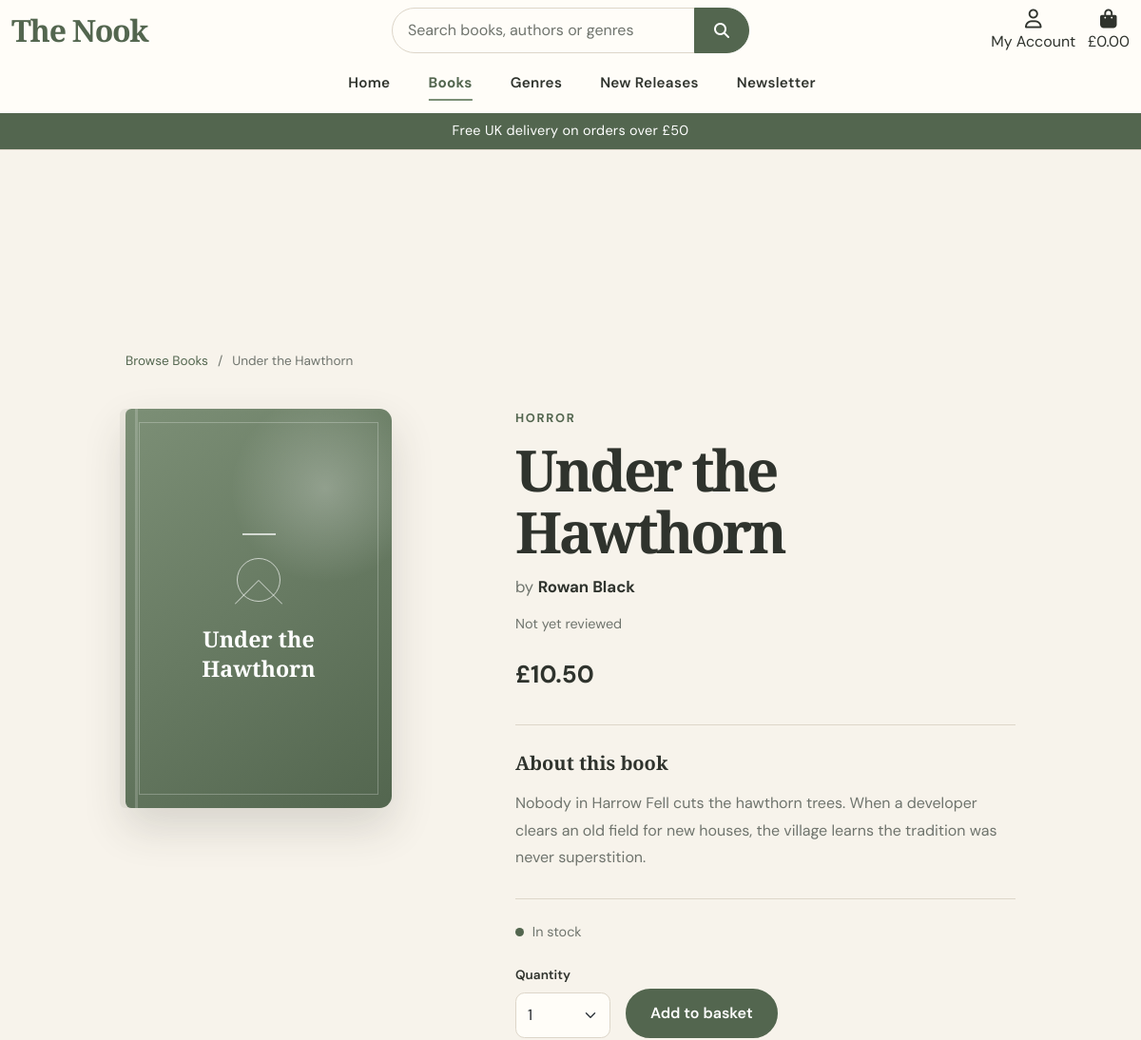
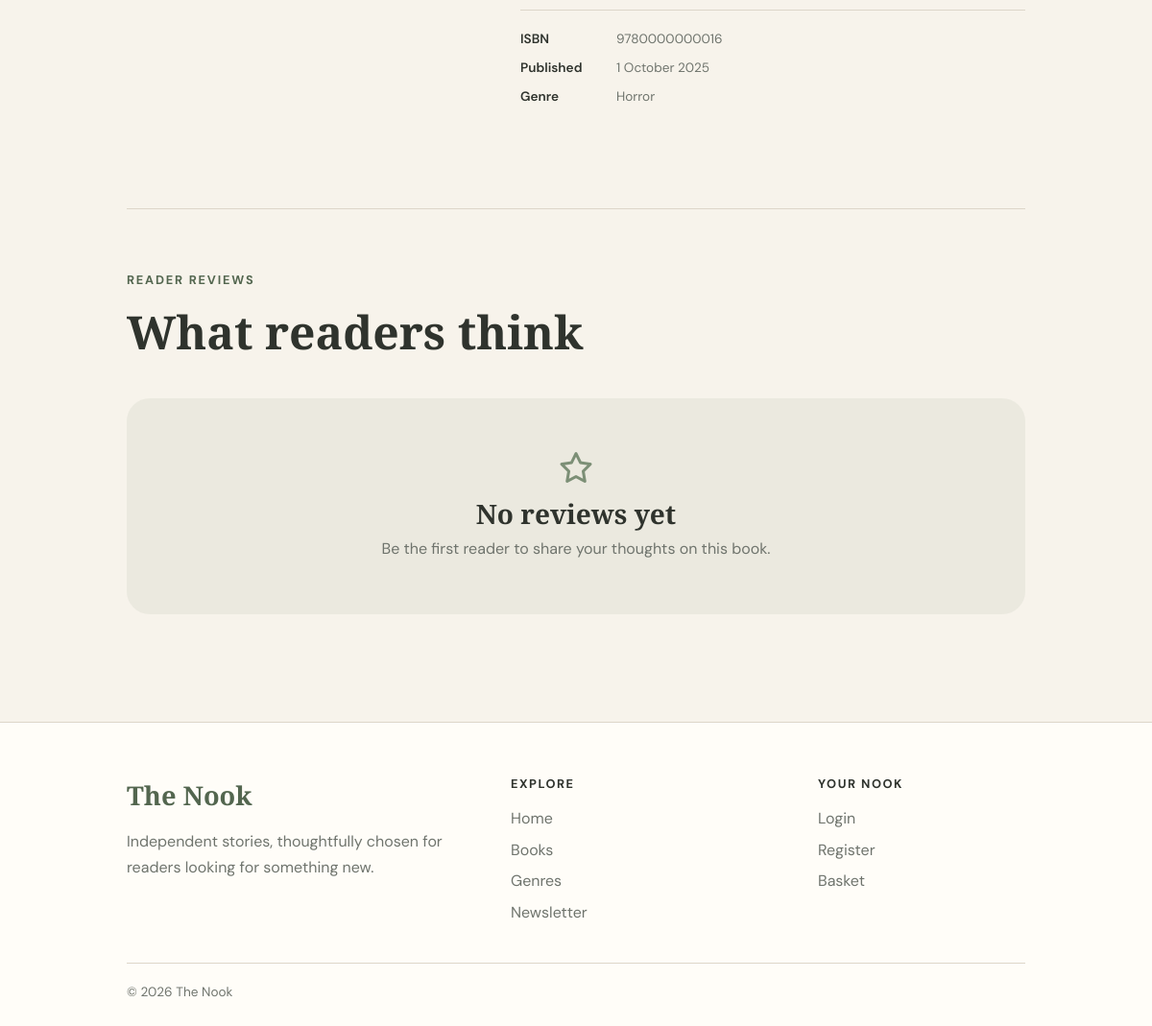
Page /books/16/ on the committed database (2 pictures, top to bottom).
### books/models.py (models this page shows, shortened)
class Book(models.Model):
    class Status(models.TextChoices):
        DRAFT = 'draft', 'Draft'
        PENDING = 'pending', 'Pending approval'
        APPROVED = 'approved', 'Approved'
        REJECTED = 'rejected', 'Rejected'
    author = models.ForeignKey(
        AuthorProfile,
        on_delete=models.PROTECT,
        related_name='books'
    )
    genre = models.ForeignKey(
        Genre,
        on_delete=models.SET_NULL,
        null=True,
        blank=True,
        related_name='books'
    )
    title = models.CharField(
        max_length=255
    )
    isbn = models.CharField(
        max_length=20,
        unique=True,
        null=True,
        blank=True
    )
    description = models.TextField()
    price = models.DecimalField(
        max_digits=8,
        decimal_places=2
    )
    publication_date = models.DateField(
        null=True,
        blank=True
    )
    cover_image = models.ImageField(
        upload_to='books/',
        null=True,
        blank=True
    )
    stock_quantity = models.PositiveIntegerField(
        default=0
    )
    is_featured = models.BooleanField(
        default=False
    )
    is_active = models.BooleanField(
        default=True
    )
    status = models.CharField(
        max_length=10,
        choices=Status.choices,
        default=Status.DRAFT
    )
    rejection_reason = models.TextField(
        blank=True
    )
    reviewed_by = models.ForeignKey(
        settings.AUTH_USER_MODEL,
        on_delete=models.SET_NULL,
        null=True,
        blank=True,
        related_name='reviewed_books'
    )
    reviewed_at = models.DateTimeField(
        null=True,
        blank=True
    )
    created_at = models.DateTimeField(
        auto_now_add=True
    )
    updated_at = models.DateTimeField(
        auto_now=True
    )
    class Meta:
        ordering = ['title']

class Genre(models.Model):
    name = models.CharField(
        max_length=100,
        unique=True
    )
    description = models.TextField(
        blank=True
    )
    class Meta:
        ordering = ['name']

### authors/models.py (models this page shows, shortened)
class AuthorProfile(models.Model):
    user = models.OneToOneField(
        settings.AUTH_USER_MODEL,
        on_delete=models.SET_NULL,
        null=True,
        blank=True,
        related_name='author_profile'
    )
    display_name = models.CharField(
        max_length=150
    )
    bio = models.TextField(
        blank=True
    )
    website = models.URLField(
        blank=True
    )
    profile_image = models.ImageField(
        upload_to='authors/',
        null=True,
        blank=True
    )
    is_approved = models.BooleanField(
        default=False
    )
    created_at = models.DateTimeField(
        auto_now_add=True
    )
    updated_at = models.DateTimeField(
        auto_now=True
    )
    class Meta:
        ordering = ['display_name']

### books/views.py (the view)
def book_detail(request, book_id):
    book = get_object_or_404(
        Book.objects
        .filter(
            is_active=True,
            status=Book.Status.APPROVED
        )
        .select_related('author', 'genre')
        .annotate(
            average_rating=Avg(
                'reviews__rating',
                filter=Q(reviews__is_approved=True)
            )
        ),
        pk=book_id
    )
    reviews = (
        book.reviews
        .filter(is_approved=True)
        .select_related('user')
    )
    context = {
        'book': book,
        'reviews': reviews,
    }
    return render(
        request,
        'books/book_detail.html',
        context
    )

### books/templates/books/book_detail.html (shortened to what this page needs)
{% extends "base.html" %}
{% load static %}
{% block page_header %}
<div class="header-container"></div>
{% endblock %}
{% block content %}
<section class="book-detail-page">
    <div class="container">
        <nav
            class="book-breadcrumb"
            aria-label="Breadcrumb">
            <a href="{% url 'book_list' %}">
                Browse Books
            </a>
            <span aria-hidden="true">
                /
            </span>
            <span>
                {{ book.title }}
            </span>
        </nav>
        <div class="row g-5 align-items-start">
            <div class="col-12 col-md-5 col-lg-4">
                <div class="book-detail-cover-wrapper">
                    {% if book.cover_image %}
                        <img
                            src="{{ book.cover_image.url }}"
                            alt="Cover of {{ book.title }}"
                            class="book-detail-cover">
                    {% else %}
                        <div
                            class="
                            book-detail-cover
                            book-cover-placeholder">
                            <span class="placeholder-line"></span>
                            <span class="placeholder-circle"></span>
                            <span
                                class="
                                placeholder-title
                                logo-font">
                                {{ book.title }}
                            </span>
                        </div>
                    {% endif %}
                </div>
            </div>
            <div class="col-12 col-md-7 col-lg-7 offset-lg-1">
                <div class="book-detail-content">
                    {% if book.genre %}
                        <p class="book-detail-genre">
                            {{ book.genre.name }}
                        </p>
                    {% endif %}
                    <h1 class="book-detail-title logo-font">
                        {{ book.title }}
                    </h1>
                    <p class="book-detail-author">
                        by
                        <strong>
                            {{ book.author.display_name }}
                        </strong>
                    </p>
                    {% if book.average_rating %}
                        <div class="book-detail-rating">
                            <span
                                class="rating-star"
                                aria-hidden="true">
                                ★
                            </span>
                            <span>
                                {{ book.average_rating|floatformat:1 }}
                                / 5
                            </span>
                            <span class="rating-divider">
                                ·
                            </span>
                            <a href="#reviews">
                                {{ reviews|length }}
                                {% if reviews|length == 1 %}
                                    review
                                {% else %}
                                    reviews
                                {% endif %}
                            </a>
                        </div>
                    {% else %}
                        <p class="book-detail-no-rating">
                            Not yet reviewed
                        </p>
                    {% endif %}
                    <p class="book-detail-price">
                        £{{ book.price }}
                    </p>
                    <div class="book-detail-description">
                        <h2 class="logo-font">
                            About this book
                        </h2>
                        <p>
                            {{ book.description|linebreaksbr }}
                        </p>
                    </div>
                    <div class="book-stock">
                        {% if book.stock_quantity > 0 %}
                            <span class="stock-indicator in-stock"></span>
                            <span>
                                In stock
                            </span>
                        {% else %}
                            <span class="stock-indicator out-of-stock"></span>
                            <span>
                                Currently out of stock
                            </span>
                        {% endif %}
                    </div>
                    <form
                        class="book-purchase-panel"
                        action="{% url 'add_to_bag' book.id %}"
                        method="POST">
                        {% if book.stock_quantity > 0 %}
                            <div class="quantity-wrapper">
                                <label
                                    for="quantity"
                                    class="catalogue-label">
                                    Quantity
                                </label>
                                <select
                                    id="quantity"
                                    name="quantity"
                                    class="form-select quantity-select">
                                    <option value="1">
                                        1
                                    </option>
                                </select>
                            </div>
                            <button
                                type="submit"
                                class="btn nook-primary-button">
                                Add to basket
                            </button>
                        {% endif %}
                    </form>
                    <dl class="book-meta">
                        {% if book.isbn %}
                            <div>
                                <dt>
                                    ISBN
                                </dt>
                                <dd>
                                    {{ book.isbn }}
                                </dd>
                            </div>
                        {% endif %}
                        {% if book.publication_date %}
                            <div>
                                <dt>
                                    Published
                                </dt>
                                <dd>
                                    {{ book.publication_date|date:"j F Y" }}
                                </dd>
                            </div>
                        {% endif %}
                        {% if book.genre %}
                            <div>
                                <dt>
                                    Genre
                                </dt>
                                <dd>
                                    {{ book.genre.name }}
                                </dd>
                            </div>
                        {% endif %}
                    </dl>
                </div>
            </div>
        </div>
        <section
            id="reviews"
            class="book-reviews">
            <div class="book-reviews-heading">
                <p class="section-eyebrow">
                    Reader reviews
                </p>
                <h2 class="logo-font">
                    What readers think
                </h2>
            </div>
            {% if reviews %}
                <div class="row g-4">
                    {% for review in reviews %}
                        <div class="col-12 col-lg-6">
                            <article class="review-card">
                                <div class="review-rating">
                                    {% for i in "12345" %}
                                        {% if forloop.counter <= review.rating %}
                                            <span aria-hidden="true">
                                                ★
                                            </span>
                                        {% else %}
                                            <span
                                                class="empty-star"
                                                aria-hidden="true">
                                                ★
                                            </span>
                                        {% endif %}
                                    {% endfor %}
                                    <span class="visually-hidden">
                                        {{ review.rating }}
                                        out of 5 stars
                                    </span>
                                </div>
                                {% if review.title %}
                                    <h3 class="logo-font">
                                        {{ review.title }}
                                    </h3>
                                {% endif %}
                                <p class="review-body">
                                    {{ review.body }}
                                </p>
                                <p class="review-meta">
                                    {{ review.user }}
                                    ·
                                    {{ review.created_at|date:"j M Y" }}
                                </p>
                            </article>
                        </div>
                    {% endfor %}
                </div>
            {% else %}
                <div class="reviews-empty">
                    <i
                        class="fa-regular fa-star"
                        aria-hidden="true">
                    </i>
                    <h3 class="logo-font">
                        No reviews yet
                    </h3>
                    <p>
                        Be the first reader to share your thoughts
                        on this book.
                    </p>
                </div>
            {% endif %}
        </section>
    </div>
</section>
{% endblock %}

### rows in the picture
Book: title "Under the Hawthorn", genre.name "HORROR", author.display_name "Rowan Black", price "10.50", description "Nobody in Harrow Fell cuts the hawthorn trees. When a developer clears an old field for new houses, the village learns the tradition was never superstition.", isbn "9780000000016", publication_date "1 October 2025", genre.name "Horror"

### other values in the picture
{{ free_delivery_threshold }} "50"
